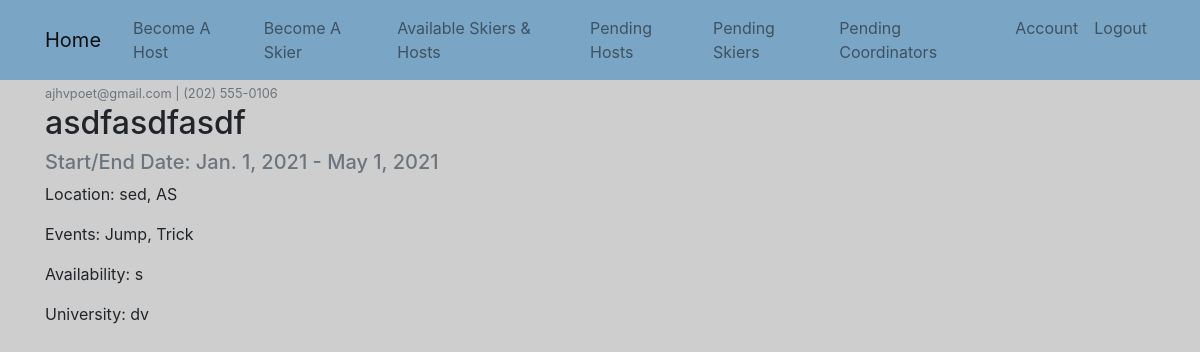
/skier/8/ (signed in), run on the app's committed database.
### skier/models.py (models this page shows)
class Skier(models.Model):
    name            = models.CharField(verbose_name="Full Name", max_length=254, null=False)
    email           = models.EmailField(verbose_name="Email", max_length=254, null=False)
    phone_number    = PhoneNumberField(verbose_name="Phone Number", null=False)
    city            = models.CharField(verbose_name="City", max_length=128, null=False)
    state           = USStateField(verbose_name="State", null=False)
    events          = MultiSelectField(verbose_name="Events", choices=EVENTS)
    availability    = models.TextField(verbose_name="Availability", null=True)
    start_date      = models.DateField(verbose_name="Start Date")
    end_date        = models.DateField(verbose_name="End Date")
    university      = models.CharField(verbose_name="Universtiy Affiliation (if applicable)", max_length=254, blank=True, null=True)
    approved        = models.BooleanField(default=False, blank=True)

### skier/views.py (the view)
# urls.py: path('skier/<int:pk>/', skier_views.SkierDetailView.as_view(), name="skier-detail"),
class SkierDetailView(DetailView):
    model = Skier
    def dispatch(self, request, *args, **kwargs):
        authenticated = False
        if request.user.is_authenticated:
            authenticated = True
            if request.user.approved:
                return super().dispatch(request, *args, **kwargs)
        if authenticated:
            messages.error(request, "Your account is not approved!")
        else:
            messages.error(request, "Your are not signed in!")
        return redirect('home')

### skier/templates/skier/skier_detail.html (shortened to what this page needs)
{% extends "base.html" %}
{% block content %}
  <article class="media content-section">
    <div class="media-body">
      <div class="article-metadata">
	<small class="text-muted">{{ object.email }} | {{ object.phone_number }}</small>
      </div>
      <h2 class="article-title">{{ object.name }}</h2>
      <h5 class="text-muted">Start/End Date: {{ object.start_date }} - {{ object.end_date }}</h5>
      <p class="article-content">Location: {{ object.city }}, {{ object.state }}</p>
      <p class="article-content">Events: {{ object.events }}</p>
      <p class="article-content">Availability: {{ object.availability }}</p>
      {% if object.university %}
      <p class="article-content">University: {{ object.university }}</p>
      {% else %}
      <p class="article-content">University: University not specified.</p>
      {% endif %}
    </div>
  </article>
{% endblock content %}

### data on the page
Skier: email "ajhvpoet@gmail.com", phone_number "(202) 555-0106", name "asdfasdfasdf", start_date "Jan. 1, 2021", end_date "May 1, 2021", city "sed", state "AS", events "Jump, Trick", availability "s", university "dv"
